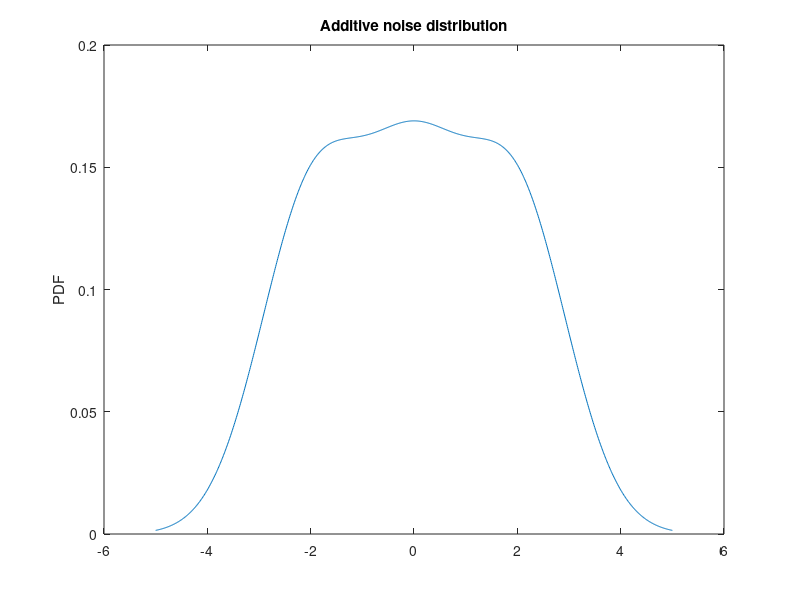

Write MATLAB code to recreate this figure. (Note: this script raises an error after producing the figure.)
clear all
close all

mu = [0;2;-2]; % means
sigma = [1]; % variance
gm = gmdistribution(mu,sigma); % mixture distribution

% plot mixture distribution
x = linspace(-5,5,1000)';
plot(x,pdf(gm,x));
title('Additive noise distribution');
ylabel('PDF');

d = 1; % shift (i.e., "neighboring" defn)

% uncomment to plot the function g that produces the log-loss r.v.
%y = g(x,d,gm);

% hold on
% plot(x,y);
CF=  chebfun (@(s) sum(chebfun (@ (x) pdf(gm,x).*exp(1i.*x.*s),[-20,20])), [0,20]);
figure;
s = linspace(0,10,1000);
plot(s,real(CF(s)));

% tic;
% z = random(gm,1e8); % draw many samples from the mixute
% toc;
% hold off
% figure;
% histogram(g(z,d,gm),2000,'DisplayStyle','stairs','Normalization','pdf'); % plot hist of transformed r.v.
% title('Privacy Loss Distribution (Empirical)');
% ylabel('Empirical PDF');

% function for computing privacy loss r.v.
function y = g(x,d,gm)
    y = log(pdf(gm,x)./pdf(gm,x+d));
end